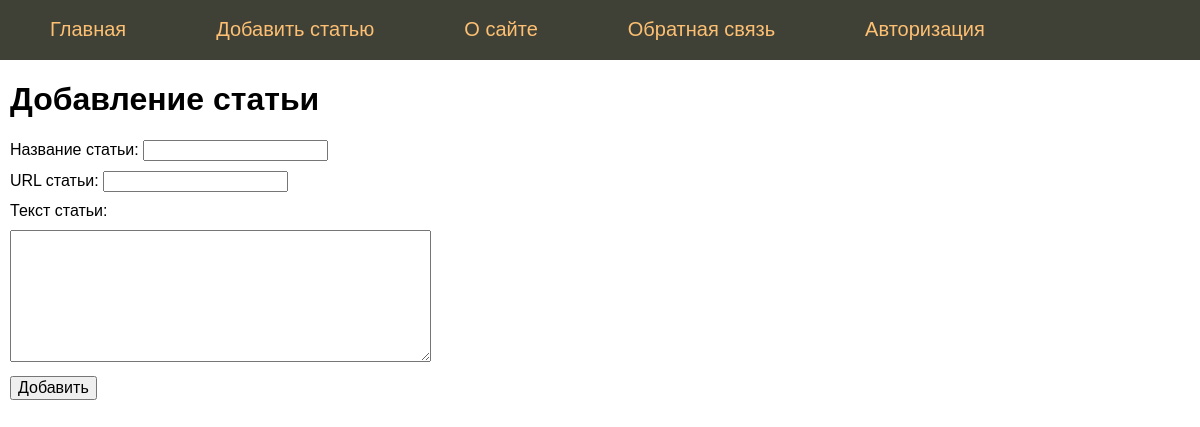
Page /add_post on the committed database.
### tables this page shows
CREATE TABLE mainmenu (
id integer PRIMARY KEY AUTOINCREMENT,
title text NOT NULL,
url text NOT NULL
);

### main.py (the view, shortened to what this page needs)
@app.route('/add_post', methods=["POST", "GET"])
def addPost():
    return render_template('add_post.html', title='Добавление статьи', menu=DBASE.getMenu())

### FDataBase.py (called while the page is built)
    def getMenu(self):
        sql = '''SELECT * FROM mainmenu'''
        try:
            self.__cur.execute(sql)
            res = self.__cur.fetchall()
            if res:
                return res
        except:
            print('Ошибка чтения из БД')
        return []

### main.py (called while the page is built)
def connect_db():
    conn = sqlite3.connect(app.config['DATABASE'])
    conn.row_factory = sqlite3.Row
    return conn

def get_db():
    if not hasattr(g, 'link_db'):
        g.link_db = connect_db()
    return g.link_db

@app.before_request
def before_request():
    global DBASE
    db = get_db()
    DBASE = FDataBase(db)

### templates/add_post.html (shortened to what this page needs)
{% extends 'base.html' %}
{% block content %}
{{ super() }}
<form action="{{url_for('addPost')}}" method="post" class="form-contact">
<p><label>Название статьи: </label> <input type="text" name="name" value="" required />
<p><label>URL статьи: </label> <input type="text" name="url" value="" required />
<p><label>Текст статьи:</label>
<p><textarea name="post" rows=7 cols=40></textarea>
<p><input type="submit" value="Добавить" />
</form>
{% endblock %}

### templates/base.html (shortened to what this page needs)
<!DOCTYPE html>
<html>
<head>
<link type="text/css" href="{{ url_for('static', filename='css/styles.css')}}" rel="stylesheet" />
</head>
<body>
{% block content -%}
         {%- block mainmenu -%}
<ul class="mainmenu">
         {% for m in menu -%}
<li><a href="{{m.url}}">{{m.title}}</a></li>
         {% endfor -%}
</ul>
         {% endblock mainmenu -%}
<div class="content">
         {% if title -%}
<h1>{{title}}</h1>
         {% else -%}
<h1>Про Flask</h1>
         {% endif -%}
{% endblock -%}
</div>
</body>
</html>

### static/css/styles.css (style rules this page uses)
html, body { font-family: 'Arial', serif; margin: 0; padding: 0; height: 100%; width: 100%; }
a { color: #0059b2; text-decoration: none; }
ul.mainmenu { list-style: none; background: #3F4137; height: 60px; margin: 0; padding: 0; color: #fdc073; font-size: 20px; overflow: hidden; }
ul.mainmenu li { float: left; margin: 18px 40px 0 50px; }
ul.mainmenu li a { color: #fdc073; text-decoration: none; }
div.content { margin: 10px; }
.form-contact label { display: inline-block; min-width: 80px; }
.form-contact p { margin: 10px 0 10px 0; }
.form-contact input[type=submit], textarea { font-size: 16px; }

### rows in the picture
mainmenu: title "Главная"
mainmenu: title "Добавить статью"
mainmenu: title "О сайте"
mainmenu: title "Обратная связь"
mainmenu: title "Авторизация"

### other values in the picture
{{ title }} "Добавление статьи"
